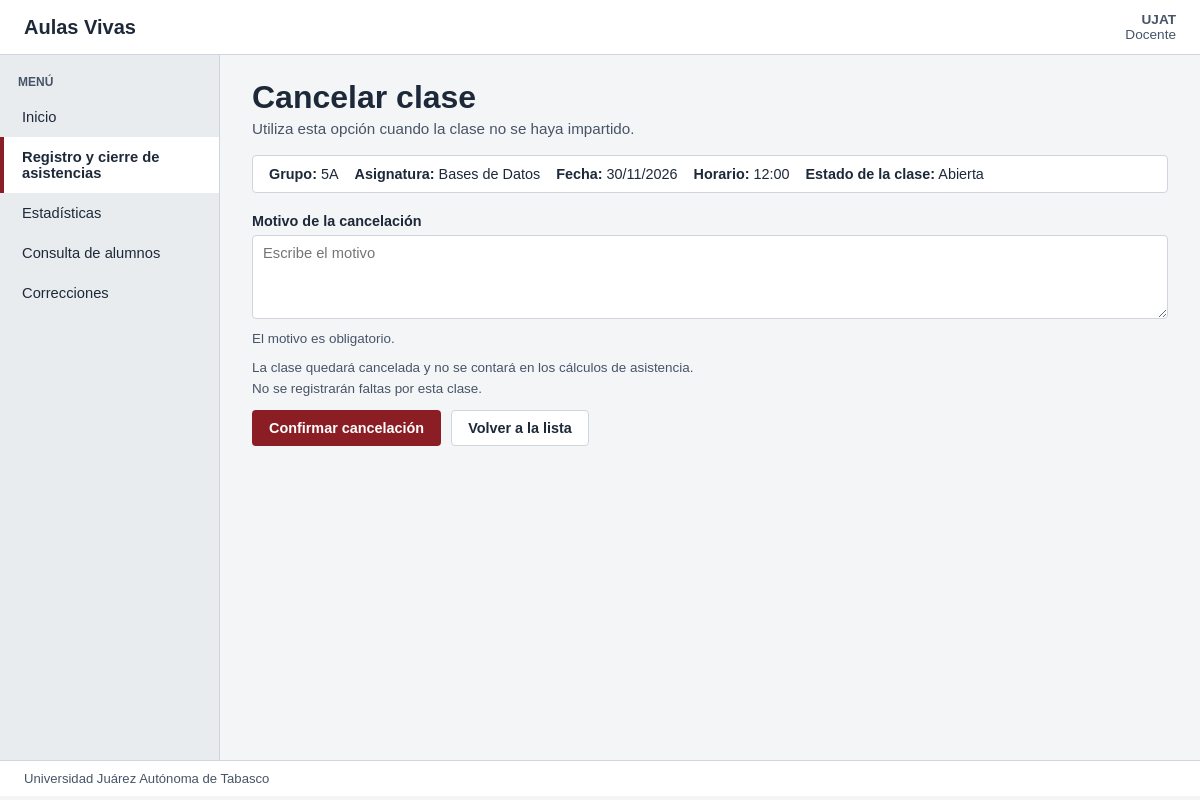
The app's page /asistencias/sesion/11/cancelar/ with its own data.
### app_registro_asist/models.py (models this page shows, shortened)
class SesionClase(models.Model):
    ESTADO_CHOICES = [
        ("ABIERTA", "Abierta"),
        ("CERRADA", "Cerrada"),
        ("CANCELADA", "Cancelada"),
    ]
    grupo = models.CharField(max_length=20)
    asignatura = models.CharField(max_length=100)
    fecha = models.DateField()
    horario = models.CharField(max_length=30)
    estado = models.CharField(max_length=15, choices=ESTADO_CHOICES, default="ABIERTA")
    motivo_cancelacion = models.TextField(blank=True, null=True)
    creada_en = models.DateTimeField(auto_now_add=True)

### app_registro_asist/views.py (the view, shortened to what this page needs)
def cancelar_clase(request, sesion_id):
    sesion = get_object_or_404(SesionClase, id=sesion_id)
    return render(
        request,
        "app_registro_asist/cancelar_clase.html",
        {"sesion": sesion},
    )

### app_registro_asist/templates/app_registro_asist/cancelar_clase.html (shortened to what this page needs)
{% extends "app_registro_asist/base_docente.html" %}
{% block contenido %}
<h1>Cancelar clase</h1>
<p class="subtitulo-seccion">Utiliza esta opción cuando la clase no se haya impartido.</p>
<div class="barra-sesion">
    <span><strong>Grupo:</strong> {{ sesion.grupo }}</span>
    <span><strong>Asignatura:</strong> {{ sesion.asignatura }}</span>
    <span><strong>Fecha:</strong> {{ sesion.fecha|date:"d/m/Y" }}</span>
    <span><strong>Horario:</strong> {{ sesion.horario }}</span>
    <span><strong>Estado de la clase:</strong> {{ sesion.get_estado_display }}</span>
</div>
<form method="post">
    <div class="campo">
        <label for="motivo">Motivo de la cancelación</label>
        <textarea id="motivo" name="motivo" rows="4" placeholder="Escribe el motivo" required></textarea>
        <span class="ayuda-texto">El motivo es obligatorio.</span>
    </div>
    <p class="ayuda-texto">La clase quedará cancelada y no se contará en los cálculos de asistencia.</p>
    <p class="ayuda-texto">No se registrarán faltas por esta clase.</p>
    <div class="fila-botones">
        <button type="submit" class="btn btn-primario">Confirmar cancelación</button>
        <a href="{% url 'clase_abierta' sesion.id %}" class="btn btn-secundario">
            Volver a la lista
        </a>
    </div>
</form>
{% endblock %}

### app_registro_asist/static/app_registro_asist/css/asistencias.css (style rules this page uses)
:root { --rojo-ujat: #8b1e24; --rojo-oscuro: #691419; --fondo-app: #f4f5f7; --gris-borde: #d0d5dd; --gris-texto: #475467; --texto-principal: #1d2939; --verde-ok: #15803d; --verde-fondo: #dcfce7; --gris-pendiente: #667085; }
* { box-sizing: border-box; margin: 0; padding: 0; }
body { font-family: Arial, Helvetica, sans-serif; background-color: var(--fondo-app); color: var(--texto-principal); }
.subtitulo-seccion { color: var(--gris-texto); margin-top: 4px; margin-bottom: 18px; font-size: 0.95rem; }
.barra-sesion { display: flex; flex-wrap: wrap; gap: 16px; align-items: center; background-color: #ffffff; border: 1px solid var(--gris-borde); padding: 10px 16px; border-radius: 4px; margin-bottom: 20px; font-size: 0.9rem; }
.campo { display: flex; flex-direction: column; gap: 6px; margin-bottom: 14px; }
.campo label { font-weight: bold; font-size: 0.9rem; }
.campo input, .campo select, .campo textarea { padding: 9px 10px; border: 1px solid var(--gris-borde); border-radius: 4px; background-color: #ffffff; font-size: 0.92rem; font-family: inherit; }
.fila-botones { display: flex; flex-wrap: wrap; gap: 10px; margin-top: 14px; }
.btn { padding: 9px 16px; border-radius: 4px; font-size: 0.9rem; font-weight: bold; cursor: pointer; text-decoration: none; display: inline-block; border: 1px solid transparent; }
.btn-primario { background-color: var(--rojo-ujat); color: #ffffff; }
.btn-secundario { background-color: #ffffff; color: var(--texto-principal); border-color: var(--gris-borde); }
.ayuda-texto { font-size: 0.84rem; color: var(--gris-texto); margin-top: 6px; }

### records on screen
SesionClase: grupo "5A", asignatura "Bases de Datos", fecha "30/11/2026", horario "12:00", estado "Abierta"
